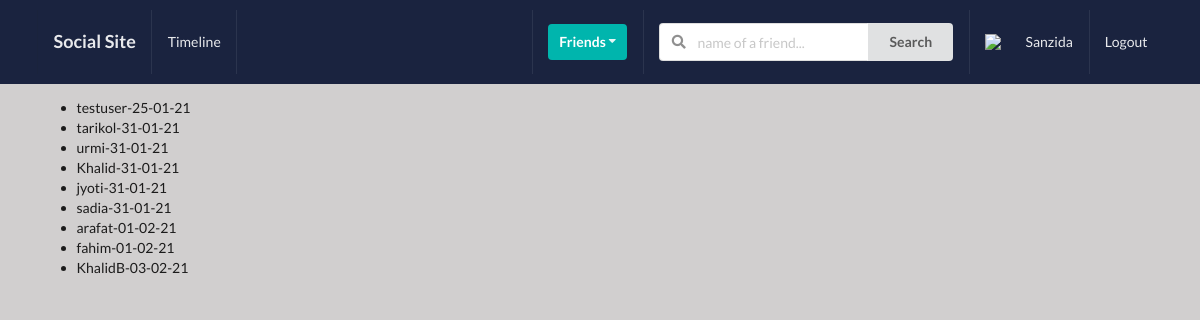
/profiles/to-invite/ (signed in), run on the app's committed database.
### profiles/models.py (models this page shows, shortened)
class Profile(models.Model):
 first_name = models.CharField(max_length=200, blank=True)
 last_name = models.CharField(max_length=200, blank=True)
 user=models.OneToOneField(User, on_delete=models.CASCADE)
 bio = models.TextField(default="no bio...", max_length=300)
 email=models.EmailField(max_length=200, blank=True)
 country=models.CharField(max_length=200, blank=True)
 avatar=models.ImageField(default='avatar.png',upload_to='avatars/')
 friends=models.ManyToManyField(User, blank=True, related_name='friends')
 slug = models.SlugField(unique=True, blank=True)
 updated = models.DateTimeField(auto_now=True)
 created = models.DateTimeField(auto_now_add=True)
 objects = ProfileManager()
 def __str__(self):
     return f"{self.user.username}-{self.created.strftime('%d-%m-%y')}"
 __initial_first_name = None
 __initial_last_name  = None
 def __init__(self, *args, **kwargs):
     super().__init__(*args, **kwargs)
     self.__initial_first_name= self.first_name
     self.__initial_last_name = self.last_name

### profiles/views.py (the view)
# urls.py: path('to-invite/', invite_profiles_list_view, name='invite-profiles-view'),
@login_required
def invite_profiles_list_view(request):
    user = request.user
    qs = Profile.objects.get_all_profiles_to_invite(user)
    context = {'qs': qs}
    return render (request, 'profiles/to_invite_list.html', context)

### profiles/models.py (called while the page is built)
    def get_all_profiles_to_invite(self,sender):
        profiles = Profile.objects.all().exclude(user=sender)
        profile = Profile.objects.get(user=sender)
        qs = Relationship.objects.filter(Q(sender=profile)| Q(receiver=profile))
        print(qs)
        accepted =set([])
        for rel in qs:
            if rel.status == 'accepted':
                accepted.add(rel.receiver)
                accepted.add(rel.sender)
        print(accepted)
        available = [profile for profile in profiles if profile not in accepted]
        print(available)
        return available

### templates/profiles/to_invite_list.html
{% extends 'base.html' %} {% block title %} Invite Friends {% endblock title %} {% block content %}
<ul>
    {% for item in qs %}
    <li>{{item}}</li>
    {% endfor %}
</ul>
{% endblock content %}

### templates/main/navbar.html (shortened to what this page needs)
{% url 'home-view' as path_to_home %}
{% url 'posts:main-post-view' as path_to_posts %}
{% url 'profiles:my-profile-view' as path_to_my_profile %}
<div class="ui inverted menu nav mb-7">
    <div class="ui container">
      <a href="{{path_to_home}}" class=" {% if request.path == path_to_home %} active {% endif %} item">
          <h3>Social Site</h3>
      </a>
      {% if request.user.is_authenticated %}
      <a href="{{path_to_posts}}" class="{% if request.path == path_to_posts %} active {% endif %} item">
          Timeline
      </a>
      {% endif %}
      <div class="right menu">
          {% if request.user.is_authenticated %}
                <div class="item">
                    <div class="ui floating dropdown icon button teal"> Friends
                        <i class="dropdown icon"></i>
                    </div>
                </div>
                <div class="item">
                    <form action="" method="GET">
                    <div class="ui action left icon input">
                    <input class="prompt" type="text" name='q' placeholder="name of a friend...">
                    <button type='submit' class="ui button">Search</button>
                    </div>
                </form>
                </div>
              <a href="{{path_to_my_profile}}" class="{% if request.path == path_to_my_profile %}active{% endif %} item">
                  <img src={{picture.url}} class="ui avatar image">&nbsp;
                    {{ request.user }}
              </a>
              <a href="{% url 'account_logout' %}" class="ui item">
                  Logout
              </a>
          {% else %}
                <a href="{% url 'account_login' %}" class="ui item">
                  Login
              </a>
          {% endif %}
      </div>
    </div>
  </div>

### static_project/style.css (style rules this page uses)
body { background: #d1cfcf !important ; }
.nav { border-radius: 0px !important; padding: 10px 0 10px 0 !important; background-color: #1a233f !important; }
.mb-7 { margin-bottom: 7px !important; }

### data on the page
Profile: user+created "testuser-25-01-21"
Profile: user+created "tarikol-31-01-21"
Profile: user+created "urmi-31-01-21"
Profile: user+created "Khalid-31-01-21"
Profile: user+created "jyoti-31-01-21"
Profile: user+created "sadia-31-01-21"
Profile: user+created "arafat-01-02-21"
Profile: user+created "fahim-01-02-21"
Profile: user+created "KhalidB-03-02-21"

### other printed values
{{ request.user }} "Sanzida"
